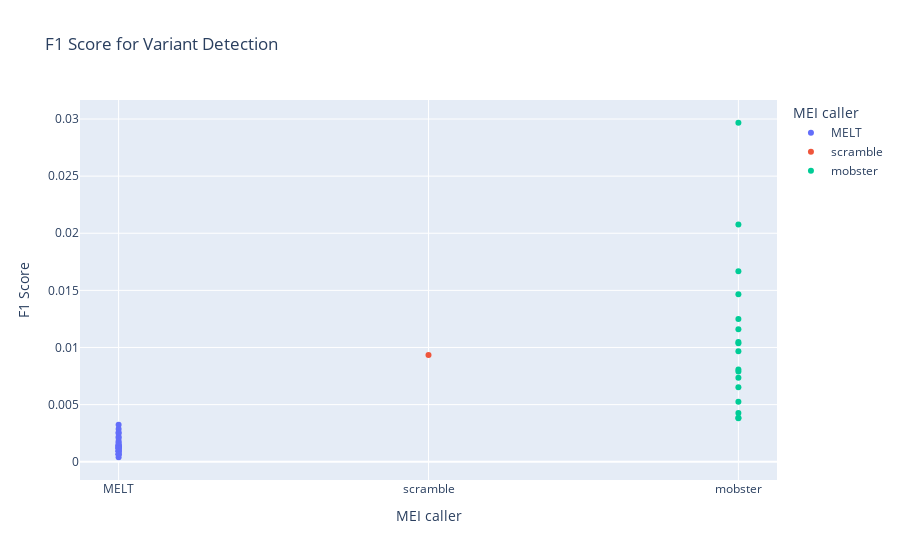
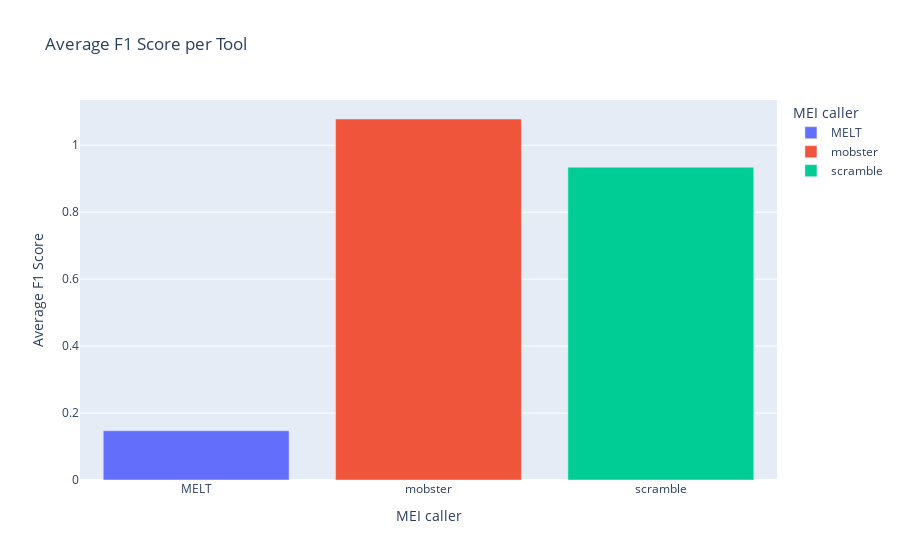

The code cell stored with these charts, in order, in its notebook:
### Code cell
# Plotting F1 metrics
fig = px.scatter(df, x='Tool', y='F1_Score', title='F1 Score for Variant Detection',
             labels={'F1_Score': 'F1 Score', 'Tool': 'MEI caller'},
             color='Tool')

fig.show()
#Plot average F1 score percentage per tool
avg_f1_score = df.groupby('Tool')['F1_Score'].mean().reset_index()
avg_f1_score['F1_Score'] = avg_f1_score['F1_Score'] * 100
fig7 = px.bar(avg_f1_score, x='Tool', y='F1_Score', title='Average F1 Score per Tool',
             labels={'F1_Score': 'Average F1 Score', 'Tool': 'MEI caller'},
             color='Tool')
fig7.show()

### Figure 1 — Plotly figure (JSON) as saved in the notebook; plotly's stock layout.template omitted (floating-point values rounded to 4 significant figures)
{"data": [{"hovertemplate": "MEI caller=%{x}<br>F1 Score=%{y}<extra></extra>", "legendgroup": "MELT", "marker": {"color": "#636efa", "symbol": "circle"}, "mode": "markers", "name": "MELT", "orientation": "v", "showlegend": true, "type": "scatter", "x": ["MELT", "MELT", "MELT", "MELT", "MELT", "MELT", "MELT", "MELT", "MELT", "MELT", "MELT", "MELT", "MELT", "MELT", "MELT", "MELT", "MELT", "MELT", "MELT", "MELT", "MELT", "MELT", "MELT", "MELT", "MELT", "MELT", "MELT", "MELT"], "xaxis": "x", "y": [0.0003904, 0.0009086, 0.001426, 0.001428, 0.001029, null, 0.001296, 0.0006478, 0.0006506, 0.001297, 0.00219, 0.002459, null, 0.001168, 0.003239, 0.0009094, 0.001169, 0.0009103, 0.001295, 0.002858, 0.002572, 0.001555, 0.0006505, 0.001429, 0.001168, 0.001818, 0.002079, 0.001689], "yaxis": "y"}, {"hovertemplate": "MEI caller=%{x}<br>F1 Score=%{y}<extra></extra>", "legendgroup": "scramble", "marker": {"color": "#EF553B", "symbol": "circle"}, "mode": "markers", "name": "scramble", "orientation": "v", "showlegend": true, "type": "scatter", "x": ["scramble", "scramble", "scramble", "scramble", "scramble", "scramble", "scramble", "scramble", "scramble", "scramble", "scramble", "scramble", "scramble", "scramble", "scramble", "scramble", "scramble", "scramble", "scramble", "scramble", "scramble", "scramble", "scramble", "scramble", "scramble", "scramble", "scramble", "scramble"], "xaxis": "x", "y": [null, null, null, null, null, null, null, null, null, null, null, null, null, null, null, null, null, null, null, 0.009346, null, null, null, null, null, null, null, null], "yaxis": "y"}, {"hovertemplate": "MEI caller=%{x}<br>F1 Score=%{y}<extra></extra>", "legendgroup": "mobster", "marker": {"color": "#00cc96", "symbol": "circle"}, "mode": "markers", "name": "mobster", "orientation": "v", "showlegend": true, "type": "scatter", "x": ["mobster", "mobster", "mobster", "mobster", "mobster", "mobster", "mobster", "mobster", "mobster", "mobster", "mobster", "mobster", "mobster", "mobster", "mobster", "mobster", "mobster", "mobster", "mobster", "mobster", "mobster", "mobster", "mobster", "mobster", "mobster", "mobster", "mobster", "mobster"], "xaxis": "x", "y": [null, 0.006515, 0.007344, 0.009662, 0.004255, null, 0.005249, 0.003846, null, 0.008065, 0.01159, 0.02076, 0.01467, 0.003802, 0.02967, null, null, null, 0.01036, 0.01667, 0.01047, 0.0125, null, 0.007895, null, null, null, null], "yaxis": "y"}], "layout": {"legend": {"title": {"text": "MEI caller"}, "tracegroupgap": 0}, "title": {"text": "F1 Score for Variant Detection"}, "xaxis": {"anchor": "y", "categoryarray": ["MELT", "scramble", "mobster"], "categoryorder": "array", "domain": [0, 1], "title": {"text": "MEI caller"}}, "yaxis": {"anchor": "x", "domain": [0, 1], "title": {"text": "F1 Score"}}}}

### Figure 2 — Plotly figure (JSON) as saved in the notebook; plotly's stock layout.template omitted (floating-point values rounded to 4 significant figures)
{"data": [{"alignmentgroup": "True", "hovertemplate": "MEI caller=%{x}<br>Average F1 Score=%{y}<extra></extra>", "legendgroup": "MELT", "marker": {"color": "#636efa", "pattern": {"shape": ""}}, "name": "MELT", "offsetgroup": "MELT", "orientation": "v", "showlegend": true, "textposition": "auto", "type": "bar", "x": ["MELT"], "xaxis": "x", "y": [0.147], "yaxis": "y"}, {"alignmentgroup": "True", "hovertemplate": "MEI caller=%{x}<br>Average F1 Score=%{y}<extra></extra>", "legendgroup": "mobster", "marker": {"color": "#EF553B", "pattern": {"shape": ""}}, "name": "mobster", "offsetgroup": "mobster", "orientation": "v", "showlegend": true, "textposition": "auto", "type": "bar", "x": ["mobster"], "xaxis": "x", "y": [1.078], "yaxis": "y"}, {"alignmentgroup": "True", "hovertemplate": "MEI caller=%{x}<br>Average F1 Score=%{y}<extra></extra>", "legendgroup": "scramble", "marker": {"color": "#00cc96", "pattern": {"shape": ""}}, "name": "scramble", "offsetgroup": "scramble", "orientation": "v", "showlegend": true, "textposition": "auto", "type": "bar", "x": ["scramble"], "xaxis": "x", "y": [0.9346], "yaxis": "y"}], "layout": {"barmode": "relative", "legend": {"title": {"text": "MEI caller"}, "tracegroupgap": 0}, "title": {"text": "Average F1 Score per Tool"}, "xaxis": {"anchor": "y", "categoryarray": ["MELT", "mobster", "scramble"], "categoryorder": "array", "domain": [0, 1], "title": {"text": "MEI caller"}}, "yaxis": {"anchor": "x", "domain": [0, 1], "title": {"text": "Average F1 Score"}}}}
